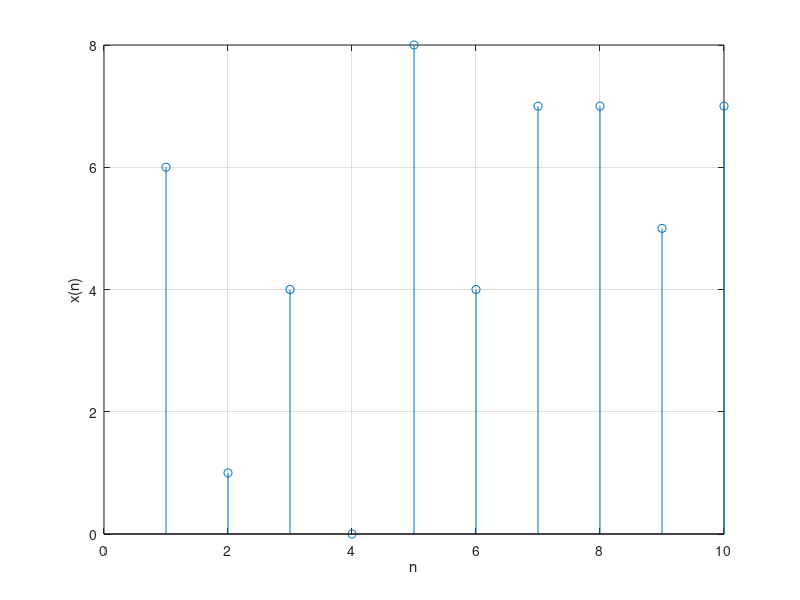
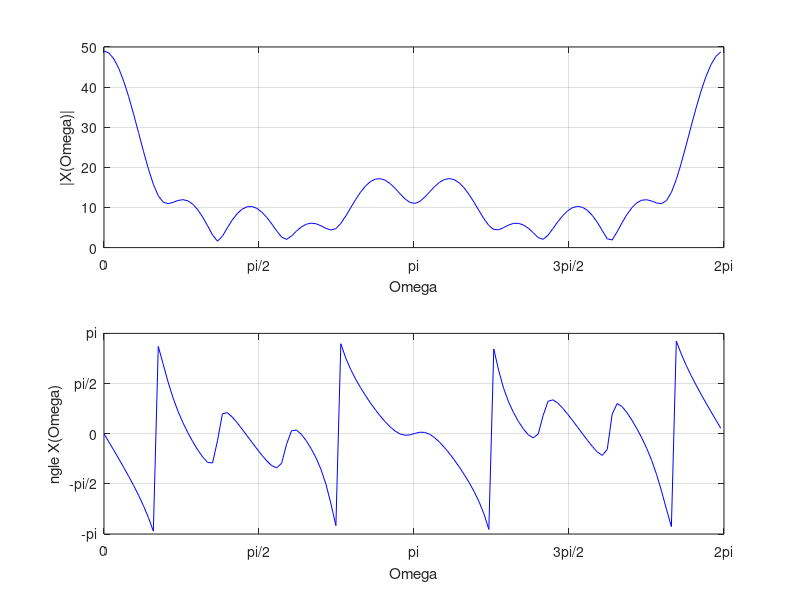

Reproduce these figures in MATLAB, in order.
% ***************************************
%           DTFT example
% ***************************************
% Ericsson Nikola Tesla
% DSP Hackaton 2021
% 
% Basic level example
%

close all;
clear all;

%% Signal generation

% We produce a signal with multiple frequency components
% x(n) = [ series of 10 random integers elem {0..10} ]
%
x = randi(11,1,10)-1;

% Sample axis
n = 1:10;

%% Plot the signal

timeFig = figure;

stem(n,x);

xlabel("n");
ylabel("x(n)");
grid on;
hold on;

%% DTFT

% Frequency axis
w = 0:0.05:2*pi;

%
% NOTE
% The DTFT function `freqz` can only output a sampled spectrum. However,
% we are using a frequency axis which is quite dense. For this purpose,
% we can consider the ouptut of `freqz` as continuous.
%
X_dtft = freqz(x,1,w);

%% Plot the spectrum

spectrumFig = figure;

% Amplitude spectrum
subplot(2,1,1);
plot(w, abs(X_dtft), 'b');

% Formatting the plot
xlim([0 2*pi]);
xticks([0:pi/2:2*pi]);
xticklabels({0;"\pi/2";"\pi";"3\pi/2";"2\pi"});
xlabel("\Omega");
ylabel("|X(\Omega)|");
grid on;
hold on;

% Phase spectrum
subplot(2,1,2);
plot(w, angle(X_dtft), 'b');

% Formatting the plot
xlim([0 2*pi]);
xticks([0:pi/2:2*pi]);
xticklabels({0;"\pi/2";"\pi";"3\pi/2";"2\pi"});
xlabel("\Omega");
ylim([-pi pi]);
yticks([-pi:pi/2:pi]);
yticklabels({"-\pi";"-\pi/2";0;"\pi/2";"\pi"});
ylabel("\angle X(\Omega)");
grid on;
hold on;
